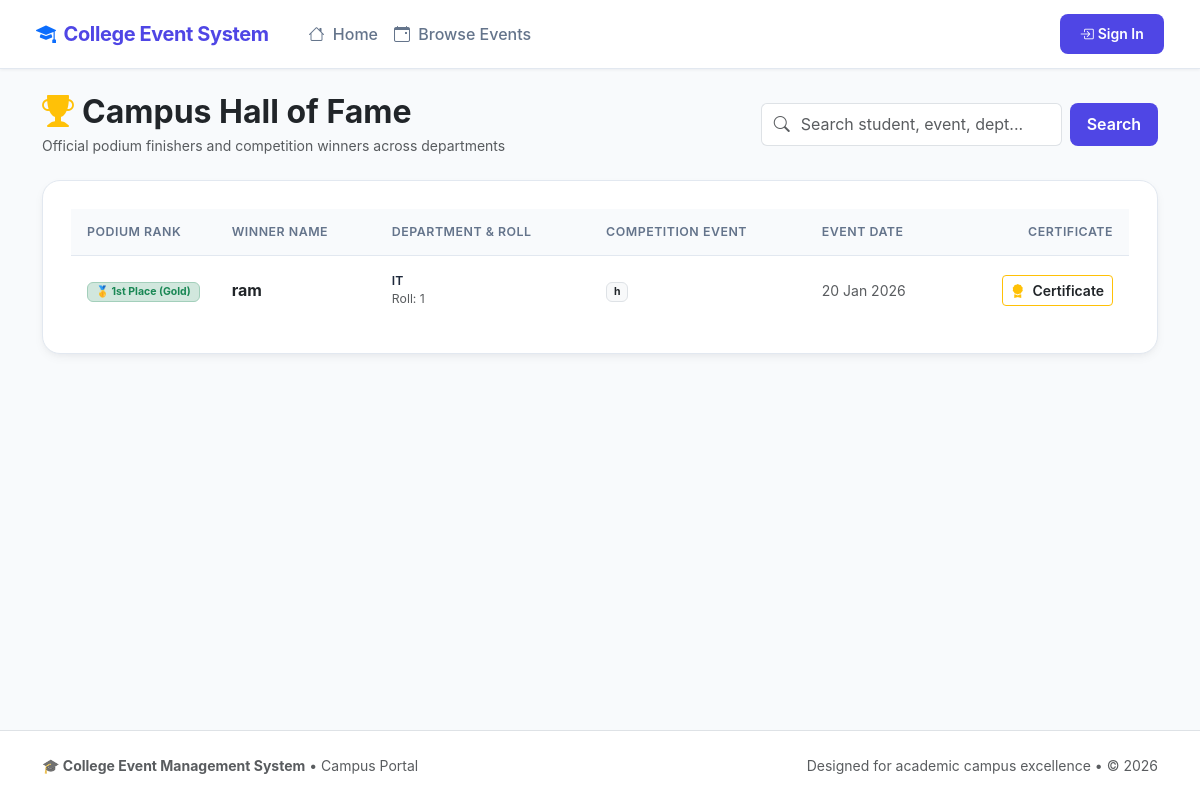
The page /winners.php on the database its author committed.
### tables this page shows
CREATE TABLE `winners` (
  `id` int(11) NOT NULL,
  `event_id` int(11) NOT NULL,
  `student_id` int(11) NOT NULL,
  `position` enum('1st','2nd','3rd') NOT NULL
);

CREATE TABLE `students` (
  `id` int(11) NOT NULL,
  `user_id` int(11) NOT NULL,
  `name` varchar(100) NOT NULL,
  `roll_no` varchar(50) DEFAULT NULL,
  `department` varchar(100) DEFAULT NULL
);

CREATE TABLE `events` (
  `id` int(11) NOT NULL,
  `title` varchar(150) NOT NULL,
  `description` text DEFAULT NULL,
  `event_date` date NOT NULL,
  `venue` varchar(100) DEFAULT NULL,
  `created_by` int(11) NOT NULL,
  `status` enum('open','closed','completed') DEFAULT 'open'
);

### includes/helpers.php (called while the page is built, shortened)
<?php
function e($value) {
    return htmlspecialchars($value ?? '', ENT_QUOTES, 'UTF-8');
}

### winners.php (the view, shortened to what this page needs)
<?php
require_once __DIR__ . '/includes/db.php';
require_once __DIR__ . '/includes/helpers.php';
$search = trim($_GET['q'] ?? '');
$sql = "
    SELECT w.id AS winner_id, w.position, s.name AS student_name, s.roll_no, s.department,
           e.title AS event_title, e.event_date, e.venue
    FROM winners w
    JOIN students s ON w.student_id = s.id
    JOIN events e ON w.event_id = e.id
    WHERE 1=1
";
$sql .= " ORDER BY e.event_date DESC, FIELD(w.position, '1st', '2nd', '3rd')";
$stmt = mysqli_prepare($conn, $sql);
mysqli_stmt_execute($stmt);
$winners_res = mysqli_stmt_get_result($stmt);
include __DIR__ . '/includes/header.php';
include __DIR__ . '/includes/navbar.php';
?>
<div class="container py-4">
    <div class="d-flex flex-column flex-md-row justify-content-between align-items-md-center gap-3 mb-4">
        <div>
            <h2 class="fw-bold tracking-tight text-dark mb-1">
                <i class="bi bi-trophy-fill text-warning me-2"></i>Campus Hall of Fame
            </h2>
            <p class="text-muted small mb-0">Official podium finishers and competition winners across departments</p>
        </div>
        <form method="get" class="d-flex gap-2">
            <div class="input-group">
                <span class="input-group-text bg-white text-muted border-end-0"><i class="bi bi-search"></i></span>
                <input type="text" name="q" class="form-control border-start-0 ps-0"
                       placeholder="Search student, event, dept..." value="<?php echo e($search); ?>">
            </div>
            <button type="submit" class="btn btn-cems-primary px-3">Search</button>
        </form>
    </div>
    <div class="cems-card">
        <div class="table-responsive">
            <table class="table-cems">
                <thead>
                    <tr>
                        <th style="width: 130px;">Podium Rank</th>
                        <th>Winner Name</th>
                        <th>Department &amp; Roll</th>
                        <th>Competition Event</th>
                        <th>Event Date</th>
                        <th class="text-end">Certificate</th>
                    </tr>
                </thead>
                <tbody>
                    <?php if ($winners_res && mysqli_num_rows($winners_res) > 0): ?>
                        <?php while ($w = mysqli_fetch_assoc($winners_res)): ?>
                            <?php
                            $medal = match($w['position']) {
                                '1st' => '🥇 1st Place (Gold)',
                                '2nd' => '🥈 2nd Place (Silver)',
                                default => '🥉 3rd Place (Bronze)'
                            };
                            $badge_bg = match($w['position']) {
                                '1st' => 'bg-success-subtle text-success border border-success-subtle',
                                '2nd' => 'bg-warning-subtle text-warning-emphasis border border-warning-subtle',
                                default => 'bg-secondary-subtle text-secondary border'
                            };
                            ?>
                            <tr>
                                <td>
                                    <span class="badge <?php echo $badge_bg; ?> fw-bold px-2 py-1">
                                        <?php echo $medal; ?>
                                    </span>
                                </td>
                                <td>
                                    <div class="fw-bold text-dark fs-6"><?php echo e($w['student_name']); ?></div>
                                </td>
                                <td>
                                    <div class="small fw-semibold"><?php echo e(!empty($w['department']) ? $w['department'] : 'General'); ?></div>
                                    <div class="text-muted small">Roll: <?php echo e(!empty($w['roll_no']) ? $w['roll_no'] : 'N/A'); ?></div>
                                </td>
                                <td>
                                    <span class="badge bg-light text-dark border"><?php echo e($w['event_title']); ?></span>
                                </td>
                                <td class="text-muted small">
                                    <?php echo date("d M Y", strtotime($w['event_date'])); ?>
                                </td>
                                <td class="text-end">
                                    <a href="certificate.php?winner_id=<?php echo (int)$w['winner_id']; ?>" target="_blank" class="btn btn-sm btn-outline-warning text-dark fw-semibold py-1 px-2" title="View Official Certificate of Merit">
                                        <i class="bi bi-award-fill text-warning me-1"></i> Certificate
                                    </a>
                                </td>
                            </tr>
                        <?php endwhile; ?>
                    <?php endif; ?>
                </tbody>
            </table>
        </div>
    </div>
</div>
<?php
include __DIR__ . '/includes/footer.php';
?>

### assets/css/theme.css (style rules this page uses)
:root { --c-primary: #4f46e5; --c-primary-hover: #4338ca; --c-primary-subtle: #eef2ff; --c-primary-border: #c7d2fe; --c-secondary: #0ea5e9; --c-secondary-subtle: #f0f9ff; --c-accent-coral: #f43f5e; --c-accent-coral-subtle: #fff1f2; --c-accent-amber: #f59e0b; --c-accent-amber-subtle: #fffbeb; --c-accent-emerald: #10b981; --c-accent-emerald-subtle: #ecfdf5; --c-dark: #0f172a; --c-text-main: #1e293b; --c-text-muted: #64748b; --c-border: #e2e8f0; --c-border-light: #f1f5f9; --c-bg: #f8fafc; --c-surface: #ffffff; --c-surface-card: #ffffff; --font-sans: 'Inter', system-ui, -apple-system, BlinkMacSystemFont, 'Segoe UI', Roboto, sans-serif; --radius-sm: 8px; --radius-md: 12px; --radius-lg: 18px; --radius-xl: 24px; --shadow-subtle: 0 1px 3px rgba(15, 23, 42, 0.06); --shadow-card: 0 4px 12px -2px rgba(15, 23, 42, 0.06), 0 2px 6px -2px rgba(15, 23, 42, 0.04); --shadow-hover: 0 12px 24px -4px rgba(15, 23, 42, 0.1), 0 4px 8px -4px rgba(15, 23, 42, 0.05); --t-standard: all 0.22s cubic-bezier(0.4, 0, 0.2, 1); }
body { font-family: var(--font-sans); background-color: var(--c-bg); color: var(--c-text-main); min-height: 100vh; display: flex; flex-direction: column; -webkit-font-smoothing: antialiased; }
.cems-card { background: var(--c-surface); border: 1px solid var(--c-border); border-radius: var(--radius-lg); padding: 1.75rem; box-shadow: var(--shadow-card); transition: var(--t-standard); }
.btn-cems-primary { background: var(--c-primary); color: white; border: 1px solid transparent; font-weight: 600; border-radius: var(--radius-sm); padding: 0.55rem 1.2rem; transition: var(--t-standard); }
.table-cems { width: 100%; margin-bottom: 0; border-collapse: separate; border-spacing: 0; }
.table-cems th { background: var(--c-bg); font-size: 0.775rem; font-weight: 600; text-transform: uppercase; letter-spacing: 0.04em; color: var(--c-text-muted); padding: 0.85rem 1rem; border-bottom: 1px solid var(--c-border); }
.table-cems td { padding: 1rem; border-bottom: 1px solid var(--c-border-light); font-size: 0.875rem; vertical-align: middle; }
.table-cems tr:last-child td { border-bottom: none; }

### rows shown on the page
winners: position "🥇 1st Place (Gold)", student.name "ram", student.department "IT", student.roll_no "1", event.title "h", event.event_date "20 Jan 2026"
